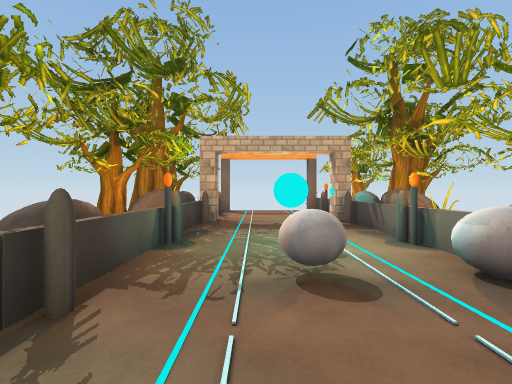
View 1 (above)

12 first-person views from a walk through a 3-D level made in the Unity game engine. The camera is 1.5 m above the floor, looks level and sees 85° across. The floor is counted in squares, 2 m on a side. Each view is taken from the middle of a square. On the plan, view 1 faces up. The plan holds only what a view shows up to about 10 squares ahead; the rest is blank. The place goes on beyond the plan. The player character is not drawn. Some surface patterns are stand-ins.

View 2
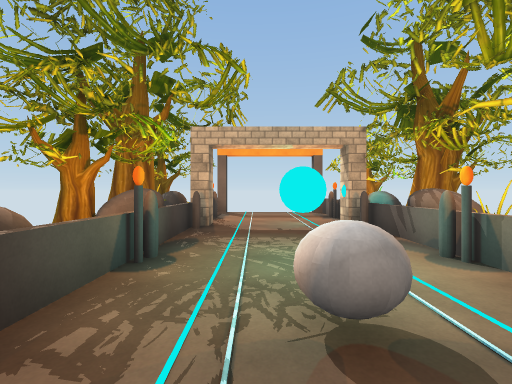

View 3
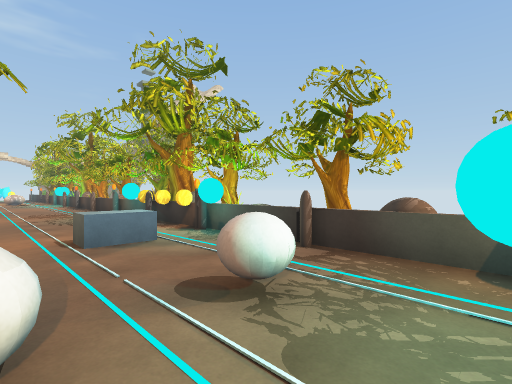

View 4
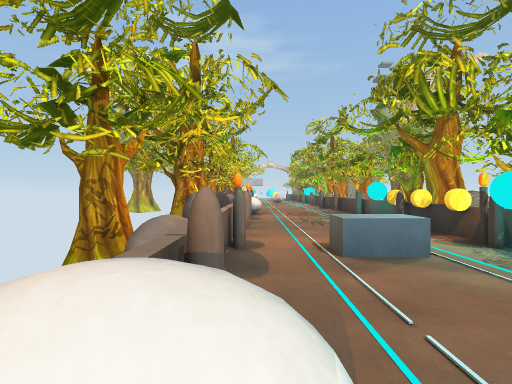

View 5
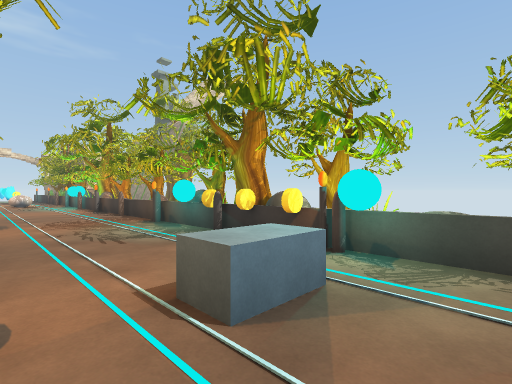

View 6
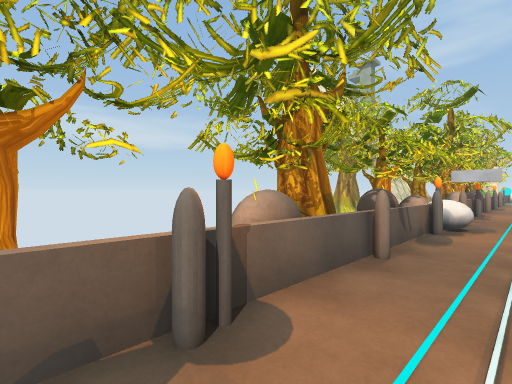

View 7
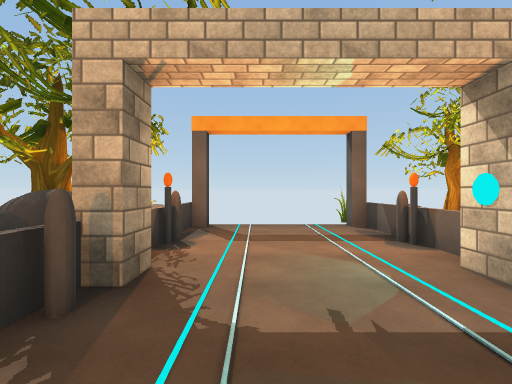

View 8
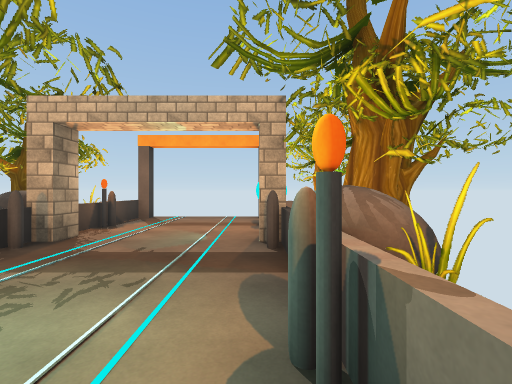

View 9
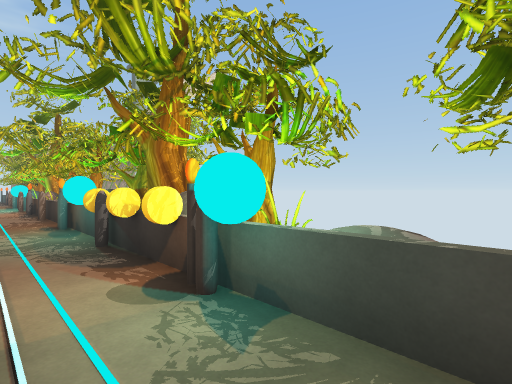

View 10
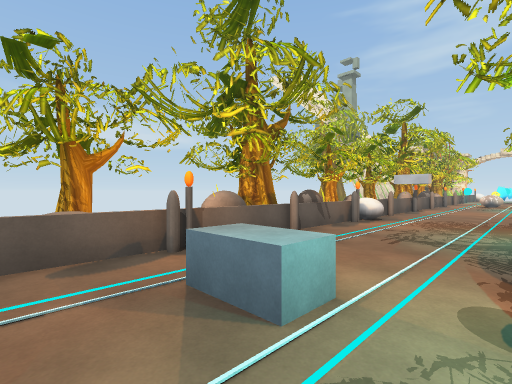

View 11
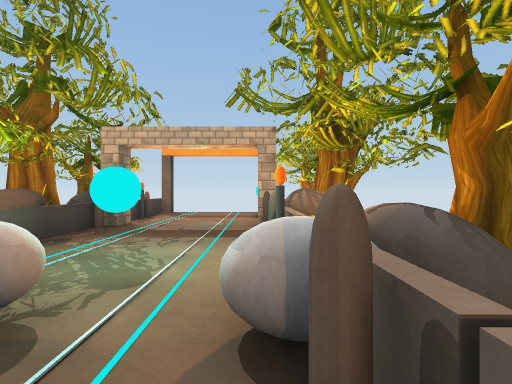

View 12
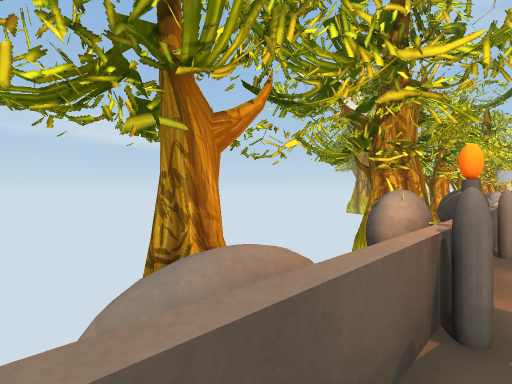

### Floor plan
Key: @ floor where view 1 was taken; # wall or solid block; x gap in a wall; . floor; = window, fence, low wall or low ledge; ^ raised ledge; O other object.
Columns run from 4 left of view 1 to 5 right of it. Each row starts with its distance up from view 1.
 11   ##..##O
 10   #....#OO
  9  OO....#O
  8 OO#....
  7 OO#O..O#OO
  6  OO#...#OO
  5 OO#....#OO
  4  O#....OO
  3   =....#O
  2  O#...^#
  1  O#....#OO
  0  O#.@..#OO
 -1 OOOOOOx OO
 -2 OO#....OO
 -3 OO#O...#OO
 -4 OOO....#OO
 -5  O#....# O
 -6  O#....OOO
 -7   =...^#OO
 -8  O#...##O
 -9  O#....#O
-10   #....#OO
-11 OOO....#O
-12 OO ....
-13 OO

Where each view was taken, in squares from view 1:
view 1: 0 up, 0 right, facing up
view 2: 1 up, 0 right, facing up
view 3: 4 up, 2 right, facing down-left
view 4: 3 up, 2 right, facing down
view 5: 1 up, 2 right, facing down-left
view 6: 0 up, 1 right, facing down-right
view 7: 5 up, 0 right, facing up
view 8: 3 up, 2 right, facing up
view 9: 1 up, 0 right, facing down-left
view 10: 1 up, 1 left, facing down-right
view 11: 1 up, 2 right, facing up
view 12: 1 up, 2 right, facing down-right
